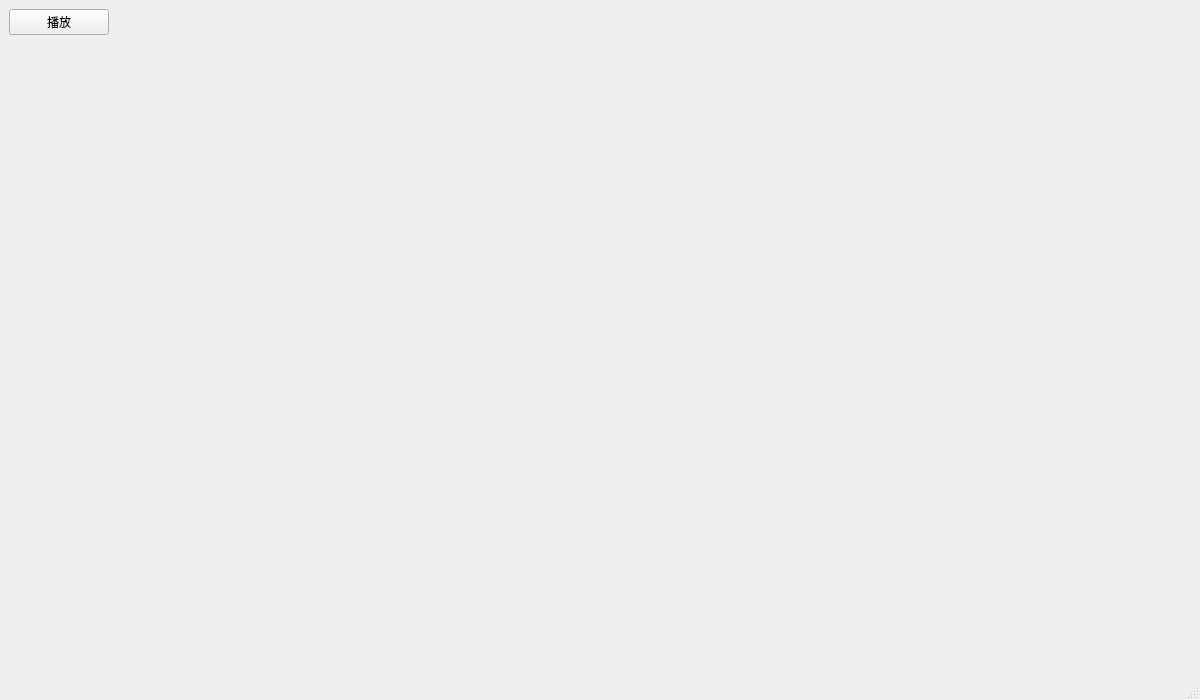
<?xml version="1.0" encoding="UTF-8"?>
<ui version="4.0">
 <class>MainWindow</class>
 <widget class="QMainWindow" name="MainWindow">
  <property name="geometry">
   <rect>
    <x>0</x>
    <y>0</y>
    <width>1200</width>
    <height>700</height>
   </rect>
  </property>
  <property name="windowTitle">
   <string>MainWindow</string>
  </property>
  <widget class="QWidget" name="centralwidget">
   <layout class="QVBoxLayout" name="verticalLayout">
    <item>
     <widget class="QPushButton" name="pushButton">
      <property name="maximumSize">
       <size>
        <width>100</width>
        <height>16777215</height>
       </size>
      </property>
      <property name="text">
       <string>播放</string>
      </property>
     </widget>
    </item>
    <item>
     <spacer name="verticalSpacer">
      <property name="orientation">
       <enum>Qt::Vertical</enum>
      </property>
      <property name="sizeHint" stdset="0">
       <size>
        <width>20</width>
        <height>40</height>
       </size>
      </property>
     </spacer>
    </item>
   </layout>
  </widget>
  <widget class="QMenuBar" name="menubar">
   <property name="geometry">
    <rect>
     <x>0</x>
     <y>0</y>
     <width>1200</width>
     <height>26</height>
    </rect>
   </property>
  </widget>
  <widget class="QStatusBar" name="statusbar"/>
 </widget>
 <resources/>
 <connections/>
</ui>
